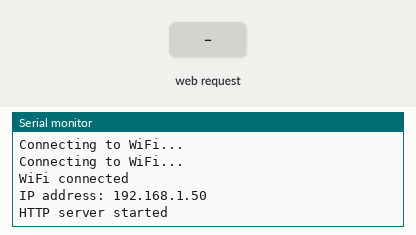
The sketch below on a simulated ESP8266 (NodeMCU). Shown: the last lines printed to the serial monitor. The test bench sets the inputs (shaded band). WiFi joins after 1.5 s; servers stay silent unless stated.

Above: at 3.2 s.
3.3 s: HTTP request GET /receive?data=1 received
At 4.0 s:
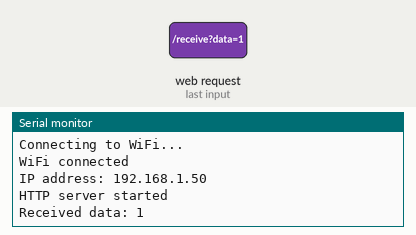
4.8 s: HTTP request GET /receive?data=0 received
At 5.2 s:
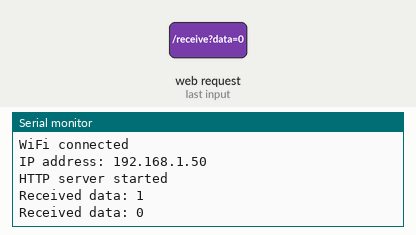

The sketch:

ScoboNewHtmlTest.ino
```cpp
#include <ESP8266WiFi.h>
#include <WiFiClient.h>
#include <ESP8266WebServer.h>

const char* ssid = "ssid";
const char* password = "pass";

ESP8266WebServer server(80);

void handleRoot() {
  String message = "Hello from ESP8266!";
  server.send(200, "text/plain", message);
}

void handleData() {
  if (server.hasArg("data")) {
    String receivedData = server.arg("data");
    Serial.println("Received data: " + receivedData);
  }
  server.send(200, "text/plain", "Data received successfully");
}

void setup() {
  Serial.begin(115200);
  WiFi.begin(ssid, password);

  while (WiFi.status() != WL_CONNECTED) {
    delay(1000);
    Serial.println("Connecting to WiFi...");
  }

  Serial.println("WiFi connected");
  Serial.println("IP address: " + WiFi.localIP().toString());

  server.on("/", handleRoot);
  server.on("/receive", handleData);

  server.begin();
  Serial.println("HTTP server started");
}

void loop() {
  server.handleClient();
}
```

Measured:
- after the input at 3.3 s, the serial monitor: prints a new line at once (image 1)
- after the input at 4.8 s, the serial monitor: prints a new line at once (image 2)
